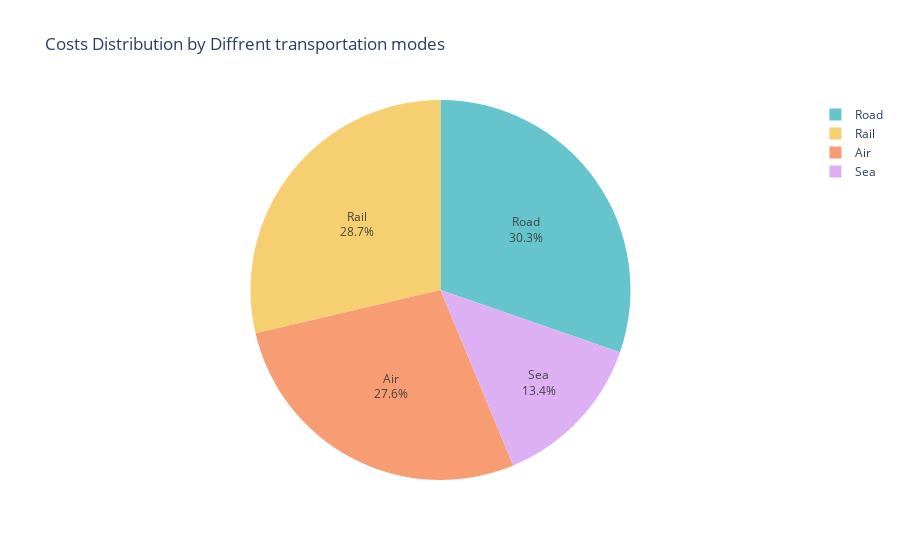

Notebook code cell kept with this figure:
### Code cell
fig=px.pie(costbymodes,values='Costs',names='Transportation modes',title='Costs Distribution by Diffrent transportation modes',hover_data='Costs'
           ,
       color_discrete_sequence=px.colors.qualitative.Pastel)
fig.update_traces(textposition='inside',textinfo='label+percent')
fig.show()

### Figure 1 — Plotly figure (JSON) as saved in the notebook; plotly's stock layout.template omitted (floating-point values rounded to 4 significant figures)
{"data": [{"customdata": [[14600.0], [15170.0], [16050.0], [7103.0]], "domain": {"x": [0, 1], "y": [0, 1]}, "hovertemplate": "Transportation modes=%{label}<br>Costs=%{customdata[0]}<extra></extra>", "labels": ["Air", "Rail", "Road", "Sea"], "legendgroup": "", "name": "", "showlegend": true, "textinfo": "label+percent", "textposition": "inside", "type": "pie", "values": [14600.0, 15170.0, 16050.0, 7103.0]}], "layout": {"autosize": true, "legend": {"tracegroupgap": 0}, "piecolorway": ["rgb(102, 197, 204)", "rgb(246, 207, 113)", "rgb(248, 156, 116)", "rgb(220, 176, 242)", "rgb(135, 197, 95)", "rgb(158, 185, 243)", "rgb(254, 136, 177)", "rgb(201, 219, 116)", "rgb(139, 224, 164)", "rgb(180, 151, 231)", "rgb(179, 179, 179)"], "title": {"text": "Costs Distribution by Diffrent transportation modes"}}}
